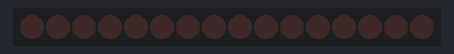
Simulated run of this sketch. Board: Arduino Uno, built with avr-gcc and run on an emulated ATmega328P. Shown: 16 shift-register outputs drawn as a row of LEDs (first output left, lit = HIGH). Wiring (inferred from the names in the program): 2 × shift register (74HC595): data pin 13; shift clock pin 14; latch pin 15. Wiring (inferred from the signals the program sends): row of LEDs: on Q0, Q1, Q2, Q3, Q4, Q5, Q6, Q7, Q8, Q9, Q10, Q11, Q12, Q13, Q14, Q15.

Above: at 0.2 s.
At 1.2 s:
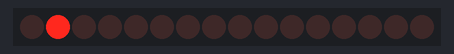
At 2.7 s:
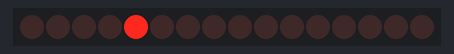
At 5.2 s:
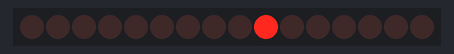
At 7.7 s:
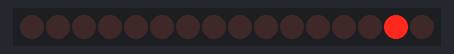
At 10.7 s:
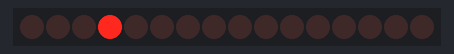
Timing chart, 0 to 11.1 s (numbered marks = the images above):
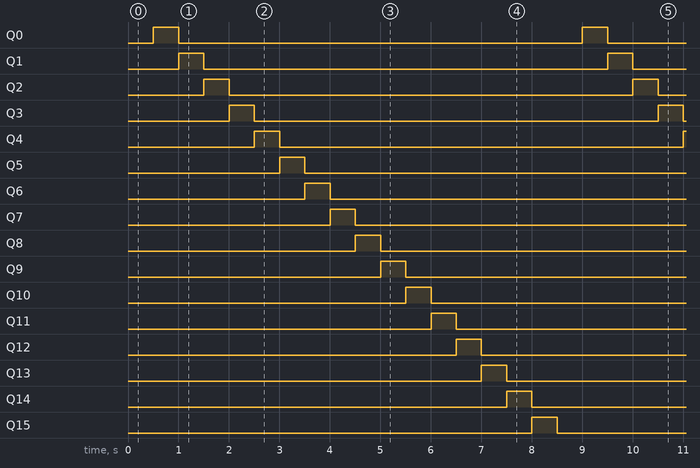

Measured:
- by itself, Q0–15: alternates HIGH for 0.50 s and LOW for 8.0 s
- by itself, everything shown: repeats every 8.5 s, in 17 steps

The sketch:

esp8266-02-relays.ino
```cpp
// 74HC595
//Pin connected to ST_CP of 74HC595
int latchPin = 15;
//Pin connected to SH_CP of 74HC595
int clockPin = 14;
////Pin connected to DS of 74HC595
int dataPin = 13;

void setup(void)
{
  Serial.begin(115200);

  // 74HC595
  //set pins to output so you can control the shift register
  pinMode(latchPin, OUTPUT);
  pinMode(clockPin, OUTPUT);
  pinMode(dataPin, OUTPUT);
}

void loop(void)
{
  int pause = 500;
  switchRelay(0); delay(pause);
  switchRelay(1); delay(pause);
  switchRelay(2); delay(pause);
  switchRelay(4); delay(pause);
  switchRelay(8); delay(pause);
  switchRelay(16); delay(pause);
  switchRelay(32); delay(pause);
  switchRelay(64); delay(pause);
  switchRelay(128); delay(pause);
  switchRelay(256); delay(pause);
  switchRelay(512); delay(pause);
  switchRelay(1024); delay(pause);
  switchRelay(2048); delay(pause);
  switchRelay(4096); delay(pause);
  switchRelay(8192); delay(pause);
  switchRelay(16384); delay(pause);
  switchRelay(32768); delay(pause);
}

/**
Value is anything between 0 to 65535 representing 16 bits of data I/Os
*/
void switchRelay(int value)
{
   // take the latchPin low so
   // the LEDs don't change while you're sending in bits:
   digitalWrite(latchPin, LOW);

   // shift out the highbyte
   shiftOut(dataPin, clockPin, MSBFIRST, (value >> 8));
   // shift out the lowbyte
   shiftOut(dataPin, clockPin, MSBFIRST, value);

   //take the latch pin high so the LEDs will light up:
   digitalWrite(latchPin, HIGH);
}
```
